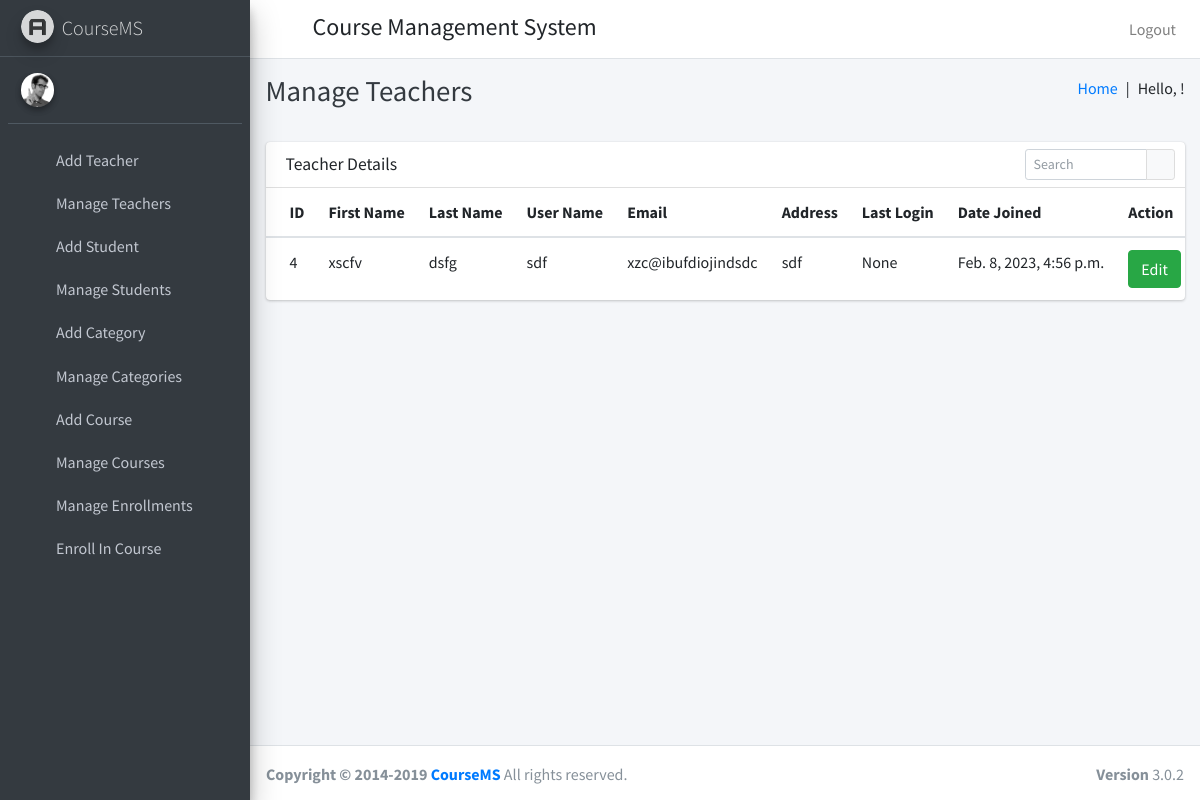
The page /manage_teachers on the database as committed earlier.
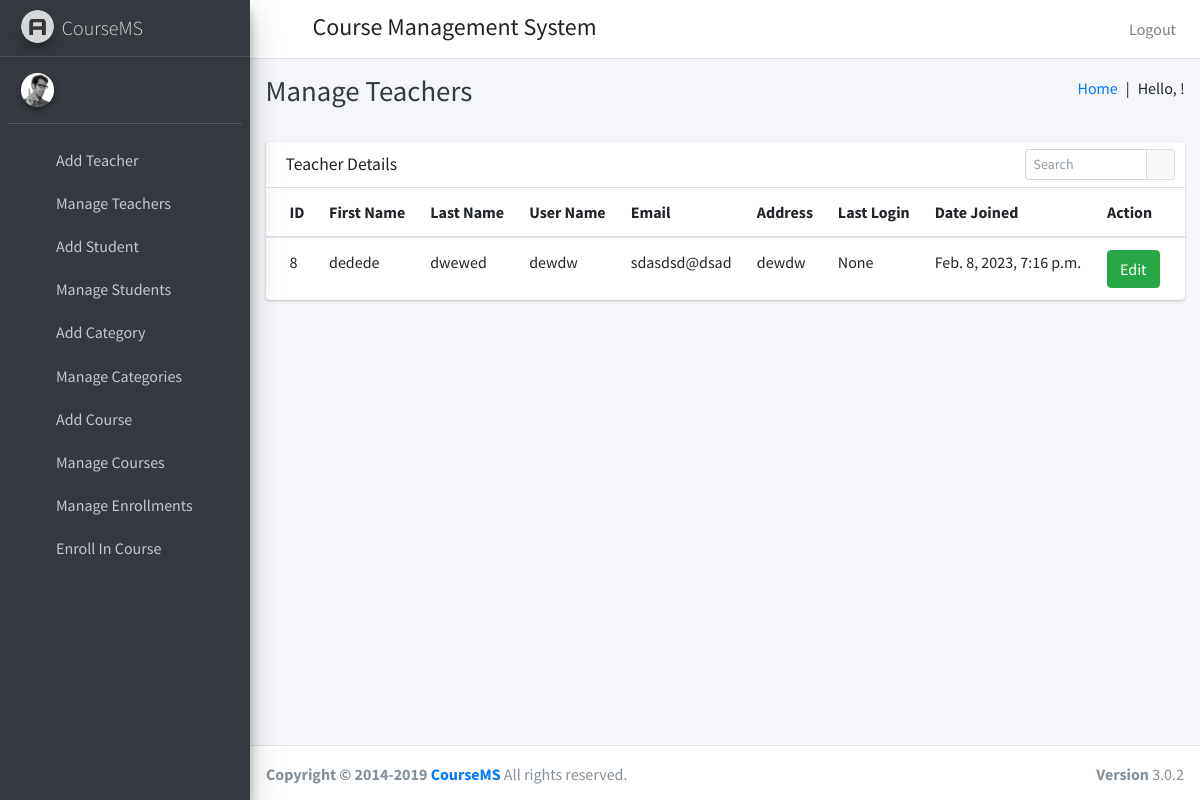
The same page on the database as committed later.
### course/models.py (models this page shows, shortened)
class Teacher(models.Model):
    id = models.AutoField(primary_key=True)
    user = models.OneToOneField(User, on_delete=models.CASCADE)
    address = models.TextField()
    created_at=models.DateTimeField(auto_now_add=True)
    updated_at=models.DateTimeField(auto_now_add=True)

class User(AbstractUser):
    USER_TYPE_SELECTION = (
        (1, "HOD"),
        (2, "Teacher"),
        (3, "Student")
    )
    user_type = models.CharField(max_length=1, choices=USER_TYPE_SELECTION, default=1)

### course/HodViews.py (the view)
# urls.py: path('manage_teachers', HodViews.manage_teachers, name="manage_teachers"),
def manage_teachers(request):
    teachers = Teacher.objects.all()
    return render(request, "hod_templates/manage_teachers_template.html", {"teachers": teachers})

### course/templates/hod_templates/manage_teachers_template.html
{% extends 'hod_templates/base_template.html' %}
{% block page_title %}
Manage Teachers
{% endblock page_title %}
{% block main_content %}
    <section class="content">
      <div class="container-fluid">
           <div class="row">
          <div class="col-12">
            <div class="card">
              <div class="card-header">
                <h3 class="card-title">Teacher Details</h3>
                <div class="card-tools">
                  <div class="input-group input-group-sm" style="width: 150px;">
                    <input type="text" name="table_search" class="form-control float-right" placeholder="Search">
                    <div class="input-group-append">
                      <button type="submit" class="btn btn-default"><i class="fas fa-search"></i></button>
                    </div>
                  </div>
                </div>
              </div>
              <div class="card-body table-responsive p-0">
                <table class="table table-hover text-nowrap">
                  <thead>
                    <tr>
                      <th>ID</th>
                      <th>First Name</th>
                      <th>Last Name</th>
                      <th>User Name</th>
                      <th>Email</th>
                      <th>Address</th>
                      <th>Last Login</th>
                      <th>Date Joined</th>
                      <th>Action</th>
                    </tr>
                  </thead>
                  <tbody>
                  {% for teacher in teachers %}
                    <tr>
                      <td>{{ teacher.user.id }}</td>
                      <td>{{ teacher.user.first_name }}</td>
                      <td>{{ teacher.user.last_name }}</td>
                      <td>{{ teacher.user.username }}</td>
                      <td>{{ teacher.user.email }}</td>
                      <td>{{ teacher.user }}</td>
                      <td>{{ teacher.user.last_login }}</td>
                      <td>{{ teacher.user.date_joined }}</td>
                      <td><a href="/edit_teacher/{{ teacher.user.id }}" class="btn btn-success">Edit</a></td>
                    </tr>
                  {% endfor %}
                  </tbody>
                </table>
              </div>
            </div>
          </div>
        </div>
      </div>
    </section>
{% endblock main_content %}

Rows that differ between the two databases and show on the page:
removed Teacher: user.id "4", user.first_name "xscfv", user.last_name "dsfg", user.username "sdf", user.email "xzc@ibufdiojindsdc", user "sdf", user.last_login "None", user.date_joined "Feb. 8, 2023, 4:56 p.m."
added Teacher: user.id "8", user.first_name "dedede", user.last_name "dwewed", user.username "dewdw", user.email "sdasdsd@dsad", user "dewdw", user.last_login "None", user.date_joined "Feb. 8, 2023, 7:16 p.m."
